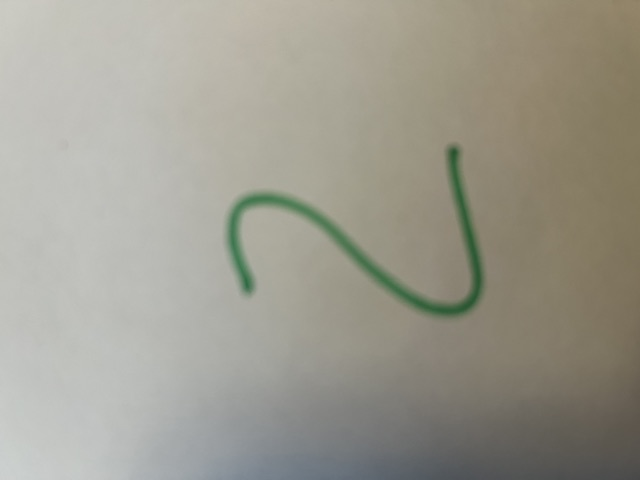
#> input picture imagem a.jpg, 640 x 480 px
$ python -i preprocessamento.py   (imports and definitions only)
#> lines starting #> are read from the running program, lines starting #| are printed output that depends on the picture; after the words box and inside, x2 and y2 are one past the last pixel; in counts of white or black regions, pixels touching at a corner belong together
#> further down, picture is the input picture: PIL image 640x480 RGB; mean R, G, B 157.7, 155.5, 143.8
"""Pré-processamento de fotos/desenhos de dígitos no estilo do MNIST.

O modelo foi treinado com imagens 28x28, fundo preto, traço branco, dígito
centralizado e ocupando uma caixa de 20x20. Esta função aproxima qualquer
imagem dessas condições (sem depender do FastAPI nem do modelo).
"""

import numpy as np
from PIL import Image, ImageFilter, ImageOps

TAMANHO = 28
CAIXA_DIGITO = 20  # o dígito é ajustado a uma caixa de 20x20 dentro dos 28x28
LIMITE_RUIDO = 0.25  # intensidades abaixo disso (sombras, textura do papel) viram fundo
CENTRO = (TAMANHO - 1) / 2  # 13,5


class SemTracoError(ValueError):
    """Levantada quando a imagem não tem um traço distinguível do fundo."""


def _deslocar(arr: np.ndarray, dy: int, dx: int) -> np.ndarray:
    """Desloca a matriz preenchendo com zeros (sem 'dar a volta' como o np.roll)."""
    h, w = arr.shape
    saida = np.zeros_like(arr)
    destino_y = slice(max(dy, 0), h + min(dy, 0))
    origem_y = slice(max(-dy, 0), h + min(-dy, 0))
    destino_x = slice(max(dx, 0), w + min(dx, 0))
    origem_x = slice(max(-dx, 0), w + min(-dx, 0))
    saida[destino_y, destino_x] = arr[origem_y, origem_x]
    return saida


def _mediana_da_borda(arr: np.ndarray) -> float:
    borda = np.concatenate([arr[0, :], arr[-1, :], arr[:, 0], arr[:, -1]])
    return float(np.median(borda))


def preparar_imagem(
    img: Image.Image,
    inverter: str = "auto",
    rotacao: int = 0,
    engrossar: int = 0,
) -> tuple[list[int], Image.Image]:
    """Converte uma imagem qualquer em 784 pixels (0-255) no formato do MNIST.

    inverter:  "auto" (detecta fundo claro), "sim" ou "nao".
    rotacao:   graus no sentido anti-horário (0, 90, 180, 270), além da correção
               automática de orientação das fotos de celular (EXIF).
    engrossar: 0 a 2 passadas para engrossar o traço (canetas finas viram traço fraco).

    Retorna (lista de 784 inteiros, imagem 28x28 do que o modelo verá).
    Levanta SemTracoError se não houver um traço visível.
    """
#> called with inverter = 'auto', rotacao = 0, engrossar = 0
    img = ImageOps.exif_transpose(img).convert("L")
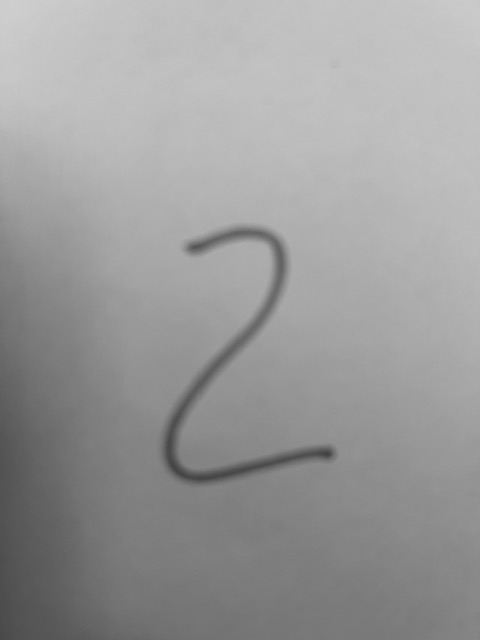
#> img: PIL image 480x640 L; min 65, max 207, mean 154.8
    if rotacao:
        img = img.rotate(rotacao, expand=True)
    arr = np.asarray(img, dtype=np.float32)

    # 1) Dígito claro sobre fundo escuro (como no MNIST)
    if inverter == "sim":
        precisa_inverter = True
    elif inverter == "nao":
        precisa_inverter = False
    else:
        precisa_inverter = _mediana_da_borda(arr) > 127
#> in _mediana_da_borda, `borda = np.concatenate([arr[0, :], arr[-1, :], arr[:, 0], arr[:, -1]])`: borda = 2240 values, max 206 at index 9, min 72 at index 480, mean 150.9
#> precisa_inverter = True
    if precisa_inverter:
        arr = 255.0 - arr
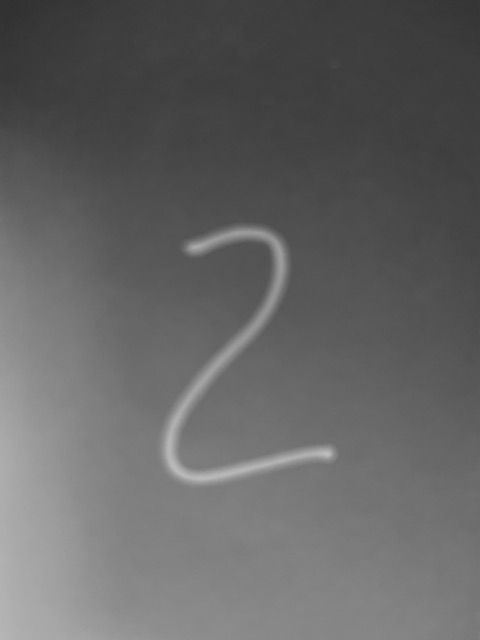
#> arr: shape (640, 480) float32; min 48, max 190, mean 100.2

    # 2) Normaliza o contraste a partir do nível do fundo e remove sombras/ruído
    fundo = _mediana_da_borda(arr)
#> fundo = 100
    topo = float(np.percentile(arr, 99.5))
#> topo = 175
    if topo - fundo < 20:
        raise SemTracoError("Não encontrei um traço na imagem (contraste muito baixo).")
    arr = np.clip((arr - fundo) / (topo - fundo), 0.0, 1.0)
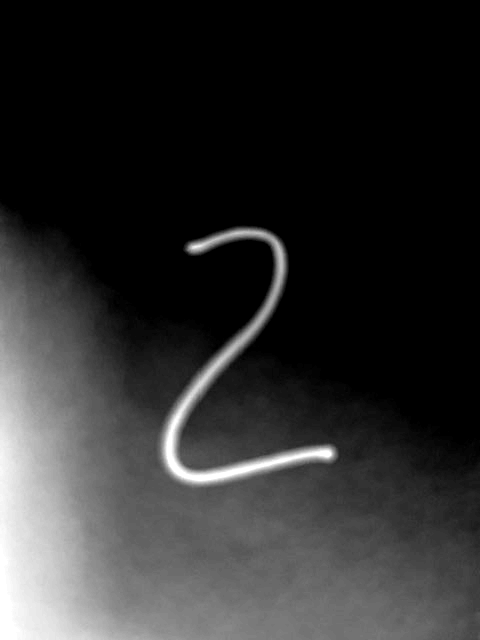
#> arr: shape (640, 480) float32; min 0, max 1, mean 0.182
    arr[arr < LIMITE_RUIDO] = 0.0
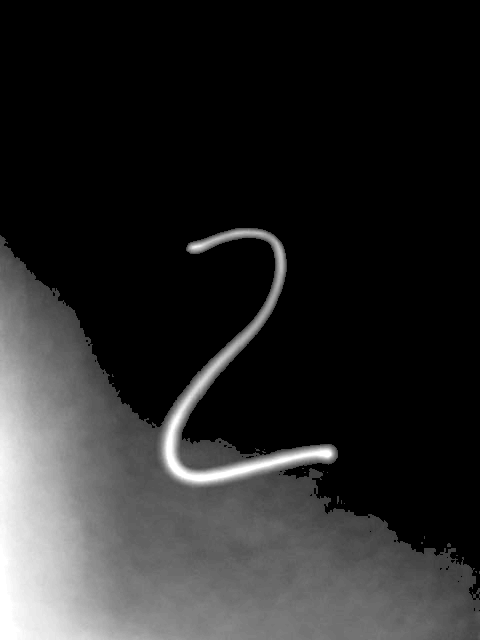
#> arr: shape (640, 480) float32; 15.36% of pixels changed, all inside (x1, y1, x2, y2) = (0, 199, 480, 611)

    # 3) Recorta o dígito e ajusta à caixa de 20x20 mantendo a proporção
    linhas = np.where(arr.any(axis=1))[0]
#> linhas = 412 values from 228 to 639
    colunas = np.where(arr.any(axis=0))[0]
#> colunas = 480 values from 0 to 479
    if linhas.size == 0 or colunas.size == 0:
        raise SemTracoError("Não encontrei um traço na imagem.")
    recorte = arr[linhas[0] : linhas[-1] + 1, colunas[0] : colunas[-1] + 1]
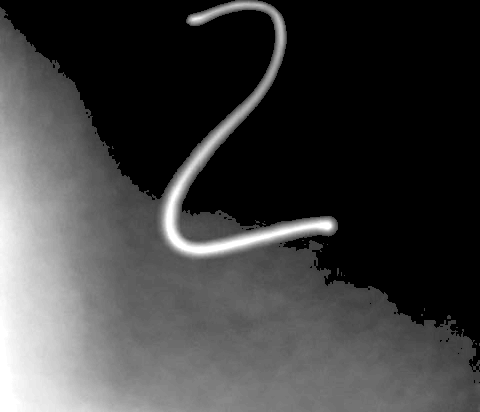
#> recorte: shape (412, 480) float32; min 0, max 1, mean 0.253
    h, w = recorte.shape
#> h = 412; w = 480
    escala = CAIXA_DIGITO / max(h, w)
#> escala = 0.0417
    novo_w, novo_h = max(1, round(w * escala)), max(1, round(h * escala))
#> novo_w = 20; novo_h = 17
    miniatura = Image.fromarray((recorte * 255).astype(np.uint8)).resize(
        (novo_w, novo_h), Image.Resampling.LANCZOS
    )
    for _ in range(max(0, min(engrossar, 2))):
        miniatura = miniatura.filter(ImageFilter.MaxFilter(3))

    # 4) Coloca no centro de uma tela 28x28 e centraliza pelo centro de massa
    tela = np.zeros((TAMANHO, TAMANHO), dtype=np.float32)
    topo_y, esq_x = (TAMANHO - novo_h) // 2, (TAMANHO - novo_w) // 2
#> topo_y = 5; esq_x = 4
    tela[topo_y : topo_y + novo_h, esq_x : esq_x + novo_w] = np.asarray(miniatura, dtype=np.float32)
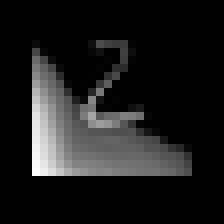
#> tela: shape (28, 28) float32 (shown 8 times larger); min 0, max 252, mean 28.1

    ys, xs = np.indices(tela.shape)
    massa = tela.sum()
#> massa = 22059
    cy, cx = (ys * tela).sum() / massa, (xs * tela).sum() / massa
#> cy = 16.21; cx = 9.98
    tela = _deslocar(tela, int(round(CENTRO - cy)), int(round(CENTRO - cx)))
#> in _deslocar, `saida[destino_y, destino_x] = arr[origem_y, origem_x]`:
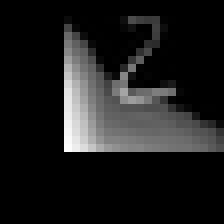
#> saida: shape (28, 28) float32 (shown 8 times larger); min 0, max 252, mean 28.1

    final = np.clip(tela, 0, 255).astype(np.uint8)
    return final.flatten().astype(int).tolist(), Image.fromarray(final)

>>> from PIL import Image
>>> picture = Image.open('imagem a.jpg')
>>> result = preparar_imagem(picture)

$ run again, on imagem b.jpg
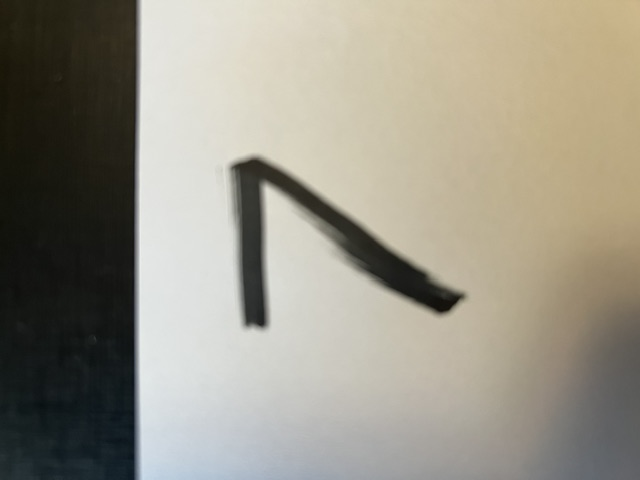
#> input picture imagem b.jpg, 640 x 480 px
#> picture is the input picture: PIL image 640x480 RGB; mean R, G, B 152.5, 148.2, 134.8
#> borda = 2240 values, max 232 at index 1743, min 14 at index 257, mean 119.5
#> precisa_inverter = True
#> fundo = 116
#> topo = 237
#> in preparar_imagem, `arr[arr < LIMITE_RUIDO] = 0.0`:
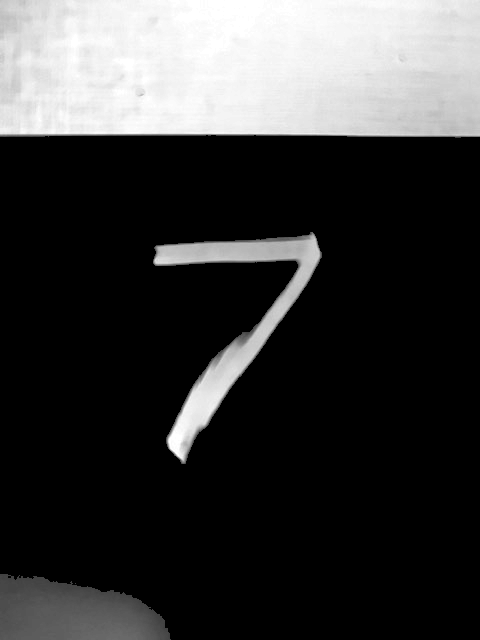
#> arr: shape (640, 480) float32; min 0, max 1, mean 0.228
#> linhas = 436 values from 0 to 639
#> colunas = 480 values from 0 to 479
#> massa = 17824
#> cy = 7.23; cx = 12.69
#> in _deslocar, `saida[destino_y, destino_x] = arr[origem_y, origem_x]`:
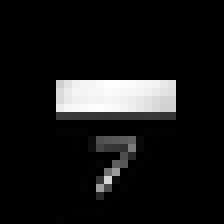
#> saida: shape (28, 28) float32 (shown 8 times larger); min 0, max 254, mean 21.8
